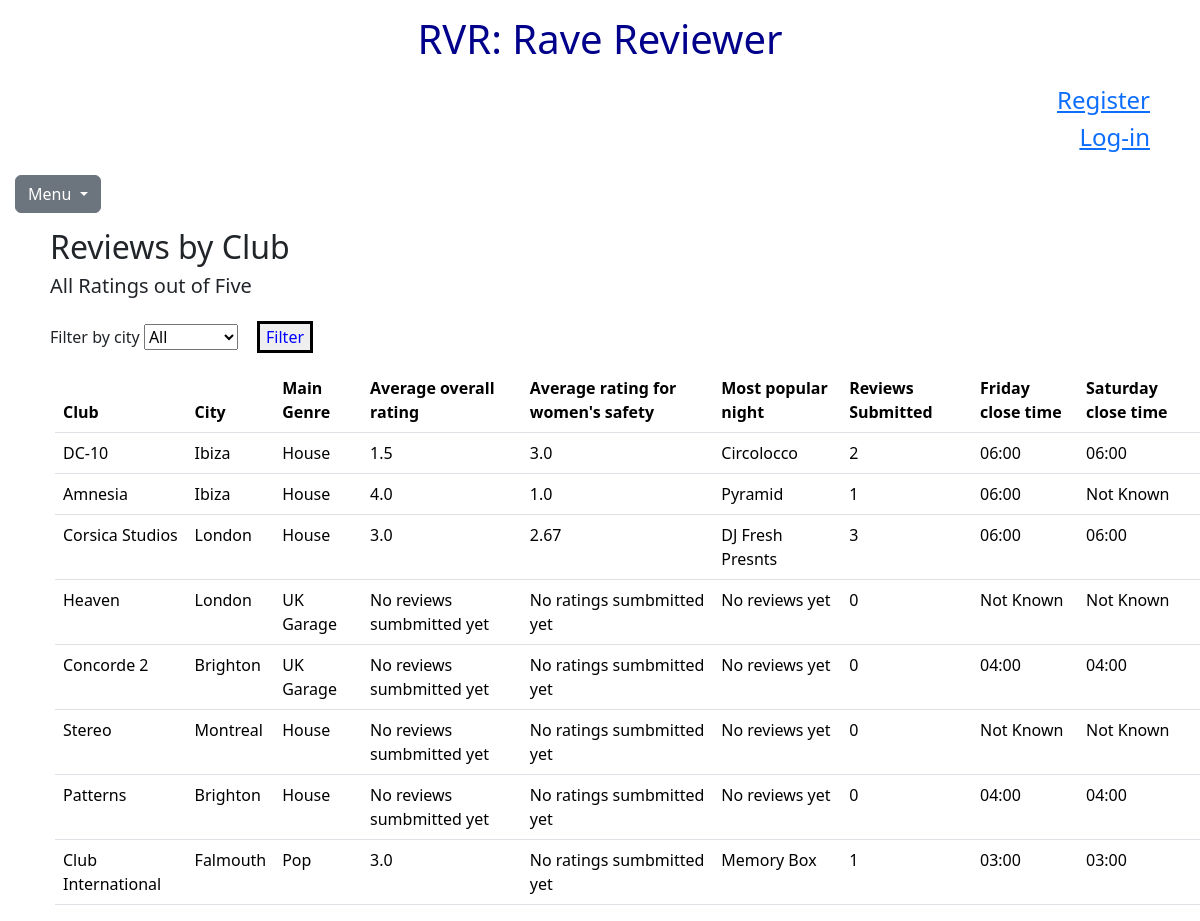
Page /clubs on the committed database.
### tables this page shows
CREATE TABLE clubs (
id INTEGER PRIMARY KEY AUTOINCREMENT,
created TIMESTAMP NOT NULL DEFAULT CURRENT_TIMESTAMP,
name TEXT NOT NULL,
closing_time_monday TEXT,
closing_time_tuesday TEXT,
closing_time_wednesday TEXT,
closing_time_thursday TEXT,
closing_time_friday TEXT,
closing_time_saturday TEXT,
closing_time_sunday TEXT,
main_genre TEXT NOT NULL,
user_added_by TEXT NOT NULL, city TEXT NOT NULL, postcode TEXT);

### app.py (the view)
@app.route("/clubs", methods = ["GET", "POST"])
def clubs():
 if request.method == "GET":
    list = []
    city_list = []
    city_dict = {
        "City": 'All',
    }
    city_list.append(city_dict)
    for city_search in query_db ("SELECT DISTINCT city from clubs"): #Used distinct to only include each city once
        city_1 = (city_search['city'])
        print(f"City_1: {city_1}")
        if city_1 in city_list:
            print('Found')
            pass
        else:
            print('Not Found')
            city_dict = {
            "City": city_1,
        }
        city_list.append(city_dict)
    print(city_list)
    city_select = request.args.get("city_select")
    print (f"TEST CITY SELECT: {city_select}")
    if city_select == None:
        city_select = 'All'
    print(f"TEST CITY SELECT: {city_select}")
    for clubs_1 in query_db("SELECT * FROM clubs"):
        name = (clubs_1['name'])
        city = (clubs_1['city'])
        main_genre = (clubs_1['main_genre'])
        friday_close = (clubs_1['closing_time_friday'])
        if friday_close == '':
            friday_close = "Not Known"
        saturday_close = (clubs_1['closing_time_saturday'])
        if saturday_close == '':
            saturday_close = "Not Known"
        review_count = query_db("SELECT * FROM reviews WHERE club = ?", [name])
        length = len(review_count)
        if city_select == 'All': #If 'All' is selected go to next stage so all clubs added
            pass
        elif city_select != city: #If selected city does not match current club line in Db, skip it
            continue
        print(name)
        average_rating = query_db("SELECT avg(rating_overall) FROM reviews WHERE club = ?", [name])
        average_overall = (average_rating[0][0])
        print(f"Average: {average_overall}")
        if average_overall == None:
            average_overall = 'No reviews sumbmitted yet'
        else:
            average_overall = str(round(average_overall, 2)) #Round figure to two decimal places, if there are enough ratings
            print(f"FINAL AVERAGE CHECK: {average_overall}")
        women_safety = query_db("SELECT avg(rating_womensafety) FROM reviews WHERE club = ?", [name])
        women_safety_rating = (women_safety[0][0])
        if women_safety_rating == None:
            women_safety_rating = 'No ratings sumbmitted yet'
        else:
           women_safety_rating = str(round(women_safety_rating, 2))
        print(f"Women: {women_safety_rating}")
        best_night = query_db("SELECT avg(rating_overall), night FROM reviews WHERE club = ? GROUP BY night ORDER BY rating_overall DESC", [name])
        print(f"Test: {best_night}")
        if best_night == []:
            print('empty')
            best_night_final = 'No reviews yet'
        else: #Otherwise use the first entry in the table, which will be the night with the highest average score for that club
            best_night_final = (best_night[0][1])
            print(best_night_final)
        dict ={
            "club_name": name,
            "city": city,
            "main_genre": main_genre,
            "friday_close": friday_close,
            "saturday_close": saturday_close,
            "reviews_submitted": length,
            "average_overall": average_overall,
            "women_safety": women_safety_rating,
            "best_night_final": best_night_final
        }
        list.append(dict)
        print(list)
    return render_template("clubs.html", dict=list, city_list=city_list)

### app.py (called while the page is built)
def get_db():
    db = getattr(g, '_database', None) #Check if db is already stored in g, if it does not exist create one
    if db is None:
        db = g._database = sqlite3.connect('database.db')
        db.row_factory = sqlite3.Row
    return db #Return db object

@app.teardown_appcontext #close connection after each request
def close_connection(exception):
    db = getattr(g, '_database', None)
    if db is not None:
        db.close()

def query_db(query, args=(), one=False): #make querying easier by returning requests in dictionaries (not tuples)
    cur = get_db().execute(query, args)
    rv = cur.fetchall()
    cur.close()
    return(rv[0] if rv else None) if one else rv

### templates/clubs.html (shortened to what this page needs)
{% extends "layout.html" %}
{% block body%}
<body>
    <div class = "space">
    <h2> Reviews by Club </h2>
    <h5> All Ratings out of Five </h5>
    <form class = "form-group" action="/clubs" method="GET">
    <label class="city_TBC" for="city_select" > Filter by city </label>
    <Select name="city_select" id="city_select">
      {% for row in city_list %}
      <option> {{ row.City }} </option>
      {% endfor %}
    </Select>
    <button id="submit" class="btn_2" type="submit">Filter</button>
  </form>
    <table class = "table">
        <thead>
            <tr>
                <th>Club</th>
                <th>City </th>
                <th>Main Genre</th>
                <th> Average overall rating </th>
                <th> Average rating for women's safety </th>
                <th>Most popular night  </th>
                <th>Reviews Submitted </th>
                <th>Friday close time </th>
                <th>Saturday close time</th>
              </tr>
       </thead>
       <tbody>
        {% for club in dict %}
      <tr>
        <td> {{club.club_name}} </td>
        <td> {{club.city}} </td>
        <td> {{club.main_genre}} </td>
        <td> {{club.average_overall}} </td>
        <td> {{club.women_safety}} </td>
        <td> {{club.best_night_final}} </td>
        <td> {{club.reviews_submitted}} </td>
        <td> {{club.friday_close}} </td>
        <td> {{club.saturday_close}} </td>
      </tr>
        {% endfor %}
       </tbody>
    </table>
  </div>
{% endblock %}

### static/styles.css (style rules this page uses)
.space { margin-left: 50px; }
.table { border-spacing: 25px; margin-left: 5px; margin-right: 25px; }
.btn_2 { margin-right:15px; margin-left: 15px; margin-top: 15px; margin-bottom: 15px; border: 3px solid #000000; color: blue; }

### rows in the picture
clubs: club_name "DC-10", city "Ibiza", main_genre "House", average_overall "1.5", women_safety "3.0", best_night_final "Circolocco", reviews_submitted "2", friday_close "06:00", saturday_close "06:00"
clubs: club_name "Amnesia", city "Ibiza", main_genre "House", average_overall "4.0", women_safety "1.0", best_night_final "Pyramid", reviews_submitted "1", friday_close "06:00", saturday_close "Not Known"
clubs: club_name "Corsica Studios", city "London", main_genre "House", average_overall "3.0", women_safety "2.67", best_night_final "DJ Fresh Presnts", reviews_submitted "3", friday_close "06:00", saturday_close "06:00"
clubs: club_name "Heaven", city "London", main_genre "UK Garage", average_overall "No reviews sumbmitted yet", women_safety "No ratings sumbmitted yet", best_night_final "No reviews yet", reviews_submitted "0", friday_close "Not Known", saturday_close "Not Known"
clubs: club_name "Concorde 2", city "Brighton", main_genre "UK Garage", average_overall "No reviews sumbmitted yet", women_safety "No ratings sumbmitted yet", best_night_final "No reviews yet", reviews_submitted "0", friday_close "04:00", saturday_close "04:00"
clubs: club_name "Stereo", city "Montreal", main_genre "House", average_overall "No reviews sumbmitted yet", women_safety "No ratings sumbmitted yet", best_night_final "No reviews yet", reviews_submitted "0", friday_close "Not Known", saturday_close "Not Known"
clubs: club_name "Patterns", city "Brighton", main_genre "House", average_overall "No reviews sumbmitted yet", women_safety "No ratings sumbmitted yet", best_night_final "No reviews yet", reviews_submitted "0", friday_close "04:00", saturday_close "04:00"
clubs: club_name "Club International", city "Falmouth", main_genre "Pop", average_overall "3.0", women_safety "No ratings sumbmitted yet", best_night_final "Memory Box", reviews_submitted "1", friday_close "03:00", saturday_close "03:00"

### other values in the picture
form field city_select "All"
